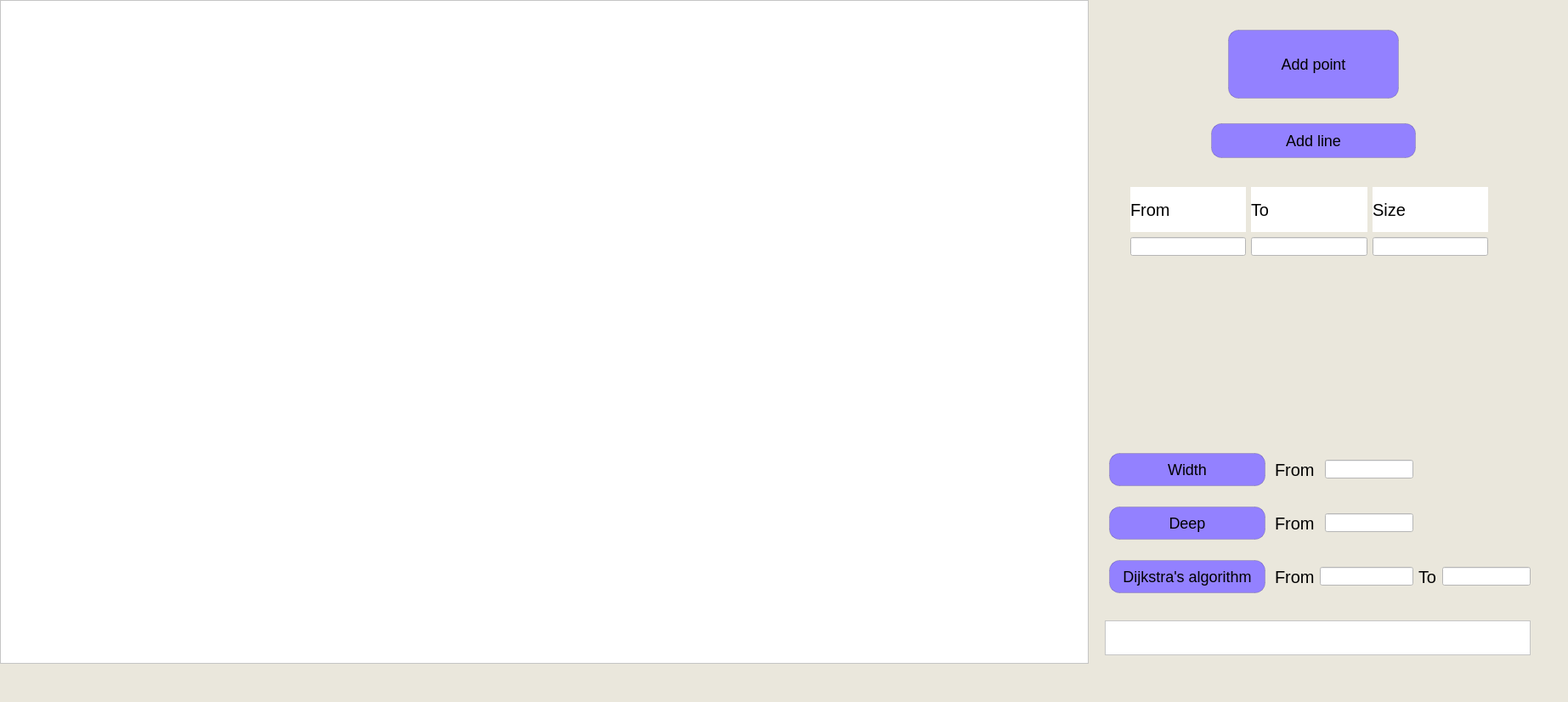
<?xml version="1.0" encoding="UTF-8"?>
<ui version="4.0">
 <class>MainWindow</class>
 <widget class="QMainWindow" name="MainWindow">
  <property name="geometry">
   <rect>
    <x>0</x>
    <y>0</y>
    <width>1845</width>
    <height>826</height>
   </rect>
  </property>
  <property name="minimumSize">
   <size>
    <width>1845</width>
    <height>826</height>
   </size>
  </property>
  <property name="maximumSize">
   <size>
    <width>1845</width>
    <height>826</height>
   </size>
  </property>
  <property name="font">
   <font>
    <pointsize>15</pointsize>
    <weight>50</weight>
    <bold>false</bold>
   </font>
  </property>
  <property name="windowTitle">
   <string>Graphs</string>
  </property>
  <property name="styleSheet">
   <string notr="true">background-color: #EAE7DC</string>
  </property>
  <widget class="QWidget" name="centralwidget">
   <widget class="QGraphicsView" name="graphicsView">
    <property name="geometry">
     <rect>
      <x>0</x>
      <y>0</y>
      <width>1281</width>
      <height>781</height>
     </rect>
    </property>
    <property name="sizePolicy">
     <sizepolicy hsizetype="Fixed" vsizetype="Fixed">
      <horstretch>0</horstretch>
      <verstretch>0</verstretch>
     </sizepolicy>
    </property>
    <property name="sizeIncrement">
     <size>
      <width>1280</width>
      <height>550</height>
     </size>
    </property>
    <property name="baseSize">
     <size>
      <width>1280</width>
      <height>550</height>
     </size>
    </property>
    <property name="font">
     <font>
      <pointsize>10</pointsize>
     </font>
    </property>
    <property name="styleSheet">
     <string notr="true">background-color: #FFF;</string>
    </property>
    <property name="sceneRect">
     <rectf>
      <x>0.000000000000000</x>
      <y>0.000000000000000</y>
      <width>1261.000000000000000</width>
      <height>548.000000000000000</height>
     </rectf>
    </property>
   </widget>
   <widget class="QPushButton" name="Add_Node_Btn">
    <property name="geometry">
     <rect>
      <x>1440</x>
      <y>30</y>
      <width>211</width>
      <height>91</height>
     </rect>
    </property>
    <property name="sizePolicy">
     <sizepolicy hsizetype="Minimum" vsizetype="Fixed">
      <horstretch>0</horstretch>
      <verstretch>0</verstretch>
     </sizepolicy>
    </property>
    <property name="font">
     <font>
      <pointsize>-1</pointsize>
     </font>
    </property>
    <property name="styleSheet">
     <string notr="true">QPushButton {
              margin: 5px;
              padding: 8px 15px;
              border-radius: 12px;
              border: 1px solid rgba(0,0,0,0.15);
              background-color: #9381FF;
              font-size:18px;
}
QPushButton::hover {
               background-color: #B8B8FF
}</string>
    </property>
    <property name="text">
     <string>Add point</string>
    </property>
   </widget>
   <widget class="QPushButton" name="Add_Edge_Btn">
    <property name="geometry">
     <rect>
      <x>1420</x>
      <y>140</y>
      <width>251</width>
      <height>51</height>
     </rect>
    </property>
    <property name="font">
     <font>
      <pointsize>-1</pointsize>
     </font>
    </property>
    <property name="styleSheet">
     <string notr="true">QPushButton {
              margin: 5px;
              padding: 8px 15px;
              border-radius: 12px;
              border: 1px solid rgba(0,0,0,0.15);
              background-color: #9381FF;
              font-size:18px;
}
QPushButton::hover {
               background-color: #B8B8FF
}</string>
    </property>
    <property name="text">
     <string>Add line</string>
    </property>
   </widget>
   <widget class="QTextBrowser" name="Output_algoritms">
    <property name="geometry">
     <rect>
      <x>1300</x>
      <y>730</y>
      <width>501</width>
      <height>41</height>
     </rect>
    </property>
    <property name="styleSheet">
     <string notr="true">background-color: #FFF;</string>
    </property>
   </widget>
   <widget class="QWidget" name="">
    <property name="geometry">
     <rect>
      <x>1300</x>
      <y>520</y>
      <width>501</width>
      <height>191</height>
     </rect>
    </property>
    <layout class="QGridLayout" name="gridLayout">
     <item row="0" column="0">
      <widget class="QPushButton" name="Width_traversal_Btn">
       <property name="styleSheet">
        <string notr="true">QPushButton {
              margin: 5px;
              padding: 8px 15px;
              border-radius: 12px;
              border: 1px solid rgba(0,0,0,0.15);
              background-color: #9381FF;
              font-size:18px;
}
QPushButton::hover {
               background-color: #B8B8FF
}</string>
       </property>
       <property name="text">
        <string>Width</string>
       </property>
      </widget>
     </item>
     <item row="0" column="1" colspan="2">
      <widget class="QLabel" name="label_7">
       <property name="font">
        <font>
         <pointsize>15</pointsize>
        </font>
       </property>
       <property name="text">
        <string>From</string>
       </property>
      </widget>
     </item>
     <item row="0" column="3">
      <widget class="QLineEdit" name="Wide_lineEdit">
       <property name="font">
        <font>
         <pointsize>5</pointsize>
        </font>
       </property>
       <property name="styleSheet">
        <string notr="true">background-color: #FFF;</string>
       </property>
      </widget>
     </item>
     <item row="1" column="0">
      <widget class="QPushButton" name="Deep_crawl_Btn">
       <property name="styleSheet">
        <string notr="true">QPushButton {
              margin: 5px;
              padding: 8px 15px;
              border-radius: 12px;
              border: 1px solid rgba(0,0,0,0.15);
              background-color: #9381FF;
              font-size:18px;
}
QPushButton::hover {
               background-color: #B8B8FF
}</string>
       </property>
       <property name="text">
        <string>Deep</string>
       </property>
      </widget>
     </item>
     <item row="1" column="1" colspan="2">
      <widget class="QLabel" name="label_8">
       <property name="font">
        <font>
         <pointsize>15</pointsize>
        </font>
       </property>
       <property name="text">
        <string>From</string>
       </property>
      </widget>
     </item>
     <item row="1" column="3">
      <widget class="QLineEdit" name="Deep_lineEdit">
       <property name="styleSheet">
        <string notr="true">background-color: #FFF;</string>
       </property>
      </widget>
     </item>
     <item row="2" column="0">
      <widget class="QPushButton" name="Dijkstra_Btn">
       <property name="styleSheet">
        <string notr="true">QPushButton {
              margin: 5px;
              padding: 8px 15px;
              border-radius: 12px;
              border: 1px solid rgba(0,0,0,0.15);
              background-color: #9381FF;
              font-size:18px;
}
QPushButton::hover {
               background-color: #B8B8FF
}</string>
       </property>
       <property name="text">
        <string>Dijkstra's algorithm</string>
       </property>
      </widget>
     </item>
     <item row="2" column="1">
      <widget class="QLabel" name="label_9">
       <property name="font">
        <font>
         <pointsize>15</pointsize>
        </font>
       </property>
       <property name="text">
        <string>From</string>
       </property>
      </widget>
     </item>
     <item row="2" column="2" colspan="2">
      <widget class="QLineEdit" name="Dijkstra_start_lineEdit">
       <property name="styleSheet">
        <string notr="true">background-color: #FFF;</string>
       </property>
      </widget>
     </item>
     <item row="2" column="4">
      <widget class="QLabel" name="label_10">
       <property name="font">
        <font>
         <pointsize>15</pointsize>
        </font>
       </property>
       <property name="text">
        <string>To</string>
       </property>
      </widget>
     </item>
     <item row="2" column="5">
      <widget class="QLineEdit" name="Dijkstra_end_lineEdit">
       <property name="styleSheet">
        <string notr="true">background-color: #FFF;</string>
       </property>
      </widget>
     </item>
    </layout>
   </widget>
   <widget class="QWidget" name="">
    <property name="geometry">
     <rect>
      <x>1330</x>
      <y>220</y>
      <width>421</width>
      <height>81</height>
     </rect>
    </property>
    <layout class="QGridLayout" name="gridLayout_2">
     <item row="0" column="0">
      <widget class="QLabel" name="label">
       <property name="font">
        <font>
         <pointsize>15</pointsize>
        </font>
       </property>
       <property name="styleSheet">
        <string notr="true">background-color: #FFF;</string>
       </property>
       <property name="text">
        <string>From</string>
       </property>
      </widget>
     </item>
     <item row="0" column="1">
      <widget class="QLabel" name="label_2">
       <property name="font">
        <font>
         <pointsize>15</pointsize>
        </font>
       </property>
       <property name="styleSheet">
        <string notr="true">background-color: #FFF;</string>
       </property>
       <property name="text">
        <string>To</string>
       </property>
      </widget>
     </item>
     <item row="0" column="2">
      <widget class="QLabel" name="label_3">
       <property name="font">
        <font>
         <pointsize>15</pointsize>
        </font>
       </property>
       <property name="styleSheet">
        <string notr="true">background-color: #FFF;</string>
       </property>
       <property name="text">
        <string>Size</string>
       </property>
      </widget>
     </item>
     <item row="1" column="0">
      <widget class="QLineEdit" name="Output_lineEdit">
       <property name="styleSheet">
        <string notr="true">background-color: #FFF;</string>
       </property>
      </widget>
     </item>
     <item row="1" column="1">
      <widget class="QLineEdit" name="Input_lineEdit">
       <property name="styleSheet">
        <string notr="true">background-color: #FFF;</string>
       </property>
      </widget>
     </item>
     <item row="1" column="2">
      <widget class="QLineEdit" name="weight_lineEdit">
       <property name="styleSheet">
        <string notr="true">background-color: #FFF;</string>
       </property>
      </widget>
     </item>
    </layout>
   </widget>
  </widget>
  <widget class="QMenuBar" name="menubar">
   <property name="geometry">
    <rect>
     <x>0</x>
     <y>0</y>
     <width>1845</width>
     <height>21</height>
    </rect>
   </property>
  </widget>
  <widget class="QStatusBar" name="statusbar"/>
 </widget>
 <resources/>
 <connections/>
</ui>
